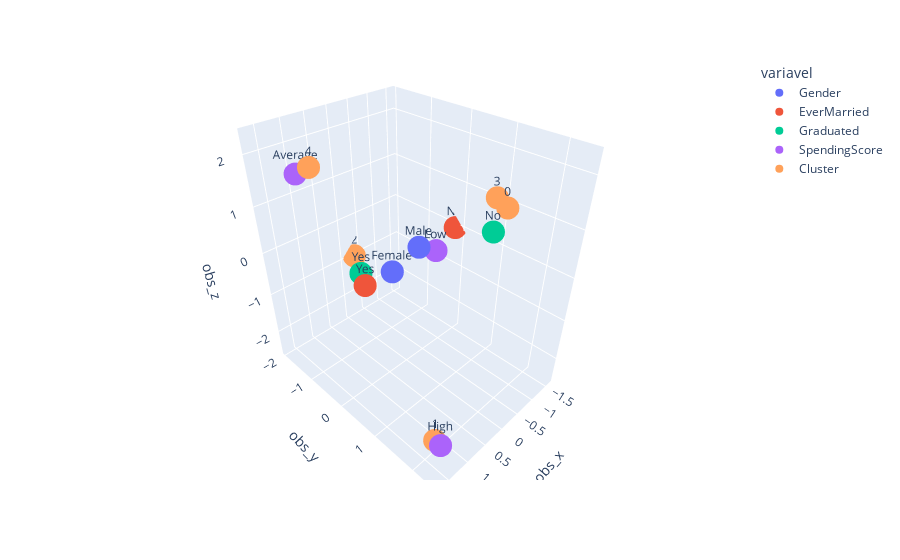

The code cell stored with this chart in its notebook:
### Code cell
# Plotando o mapa perceptual (coordenadas-padrão)

# Primeiro passo: gerar um DataFrame detalhado

chart = coord_padrao.reset_index()
var_chart = pd.Series(chart['index'].str.split('_', expand=True).iloc[:,0])

nome_categ=[]
for col in df_quali:
    nome_categ.append(df_quali[col].sort_values(ascending=True).unique())
    categorias = pd.DataFrame(nome_categ).stack().reset_index()

chart_df_mca = pd.DataFrame({'categoria': chart['index'],
                             'obs_x': chart[0],
                             'obs_y': chart[1],
                             'obs_z': chart[2],
                             'variavel': var_chart,
                             'categoria_id': categorias[0]})

# Segundo passo: gerar o gráfico de pontos

fig = px.scatter_3d(chart_df_mca, 
                    x='obs_x', 
                    y='obs_y', 
                    z='obs_z',
                    color='variavel',
                    text=chart_df_mca.categoria_id)
fig.show()

### Figure 1 — Plotly figure (JSON) as saved in the notebook; plotly's stock layout.template omitted (floating-point values rounded to 4 significant figures)
{"data": [{"hovertemplate": "variavel=Gender<br>obs_x=%{x}<br>obs_y=%{y}<br>obs_z=%{z}<br>categoria_id=%{text}<extra></extra>", "legendgroup": "Gender", "marker": {"color": "#636efa", "symbol": "circle"}, "mode": "markers+text", "name": "Gender", "scene": "scene", "showlegend": true, "text": ["Female", "Male"], "type": "scatter3d", "x": [-0.2365, 0.1918], "y": [-0.6539, 0.5301], "z": [-0.7379, 0.5982]}, {"hovertemplate": "variavel=EverMarried<br>obs_x=%{x}<br>obs_y=%{y}<br>obs_z=%{z}<br>categoria_id=%{text}<extra></extra>", "legendgroup": "EverMarried", "marker": {"color": "#EF553B", "symbol": "circle"}, "mode": "markers+text", "name": "EverMarried", "scene": "scene", "showlegend": true, "text": ["No", "Yes"], "type": "scatter3d", "x": [-1.601, 1.101], "y": [-0.1627, 0.1119], "z": [-0.04112, 0.02829]}, {"hovertemplate": "variavel=Graduated<br>obs_x=%{x}<br>obs_y=%{y}<br>obs_z=%{z}<br>categoria_id=%{text}<extra></extra>", "legendgroup": "Graduated", "marker": {"color": "#00cc96", "symbol": "circle"}, "mode": "markers+text", "name": "Graduated", "scene": "scene", "showlegend": true, "text": ["No", "Yes"], "type": "scatter3d", "x": [-0.7634, 0.4529], "y": [1.381, -0.8194], "z": [0.8613, -0.511]}, {"hovertemplate": "variavel=SpendingScore<br>obs_x=%{x}<br>obs_y=%{y}<br>obs_z=%{z}<br>categoria_id=%{text}<extra></extra>", "legendgroup": "SpendingScore", "marker": {"color": "#ab63fa", "symbol": "circle"}, "mode": "markers+text", "name": "SpendingScore", "scene": "scene", "showlegend": true, "text": ["Average", "High", "Low"], "type": "scatter3d", "x": [1.424, 1.611, -1.007], "y": [-1.121, 2.434, -0.1492], "z": [1.836, -1.708, -0.335]}, {"hovertemplate": "variavel=Cluster<br>obs_x=%{x}<br>obs_y=%{y}<br>obs_z=%{z}<br>categoria_id=%{text}<extra></extra>", "legendgroup": "Cluster", "marker": {"color": "#FFA15A", "symbol": "circle"}, "mode": "markers+text", "name": "Cluster", "scene": "scene", "showlegend": true, "text": [0, 1, 2, 3, 4], "type": "scatter3d", "x": [-1.225, 1.164, -0.2593, -1.388, 1.697], "y": [1.311, 1.914, -1.937, 0.9567, -0.2705], "z": [1.123, -2.508, -0.9505, 1.135, 2.302]}], "layout": {"legend": {"title": {"text": "variavel"}, "tracegroupgap": 0}, "margin": {"t": 60}, "scene": {"domain": {"x": [0, 1], "y": [0, 1]}, "xaxis": {"title": {"text": "obs_x"}}, "yaxis": {"title": {"text": "obs_y"}}, "zaxis": {"title": {"text": "obs_z"}}}}}
